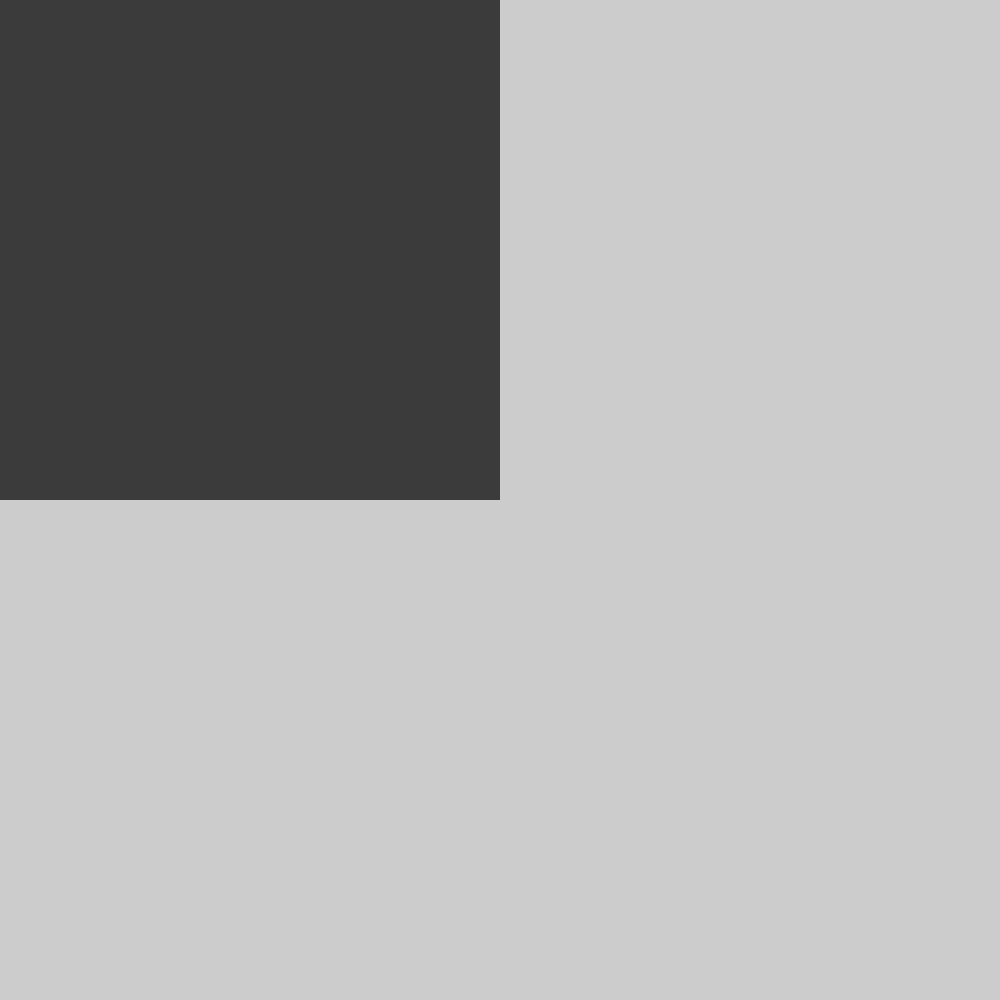
Frame 1 (no input)
Frame 60 (the mouse pressed at the canvas centre just before this capture): identical to frame 1, image omitted
Frame 120 (the mouse held since frame 60 and released just before this capture): identical to frame 1, image omitted

The Processing sketch that drew this single still picture (run headless with seeded random() and noise(); from frame 60 on, the mouse is pressed at the canvas centre):

// Processing sketch: MandelOJulia
// ── MandelOJulia.pde
import java.lang.Math;

//(x+iy)(x+iy) = x*x - y*y + 2*i*x*y
//z = z1+i*z2 => x+i*y
//c = c1+i*c2

//z*z = (x+i*y)(x+i*y)
void setup() {
  size(1000, 1000);
  for (int x = 0; x < 500; x++) {
    for (int y = 0; y < 500; y++) {
      point(x,y);
    }
  }
}

void draw() {
}
